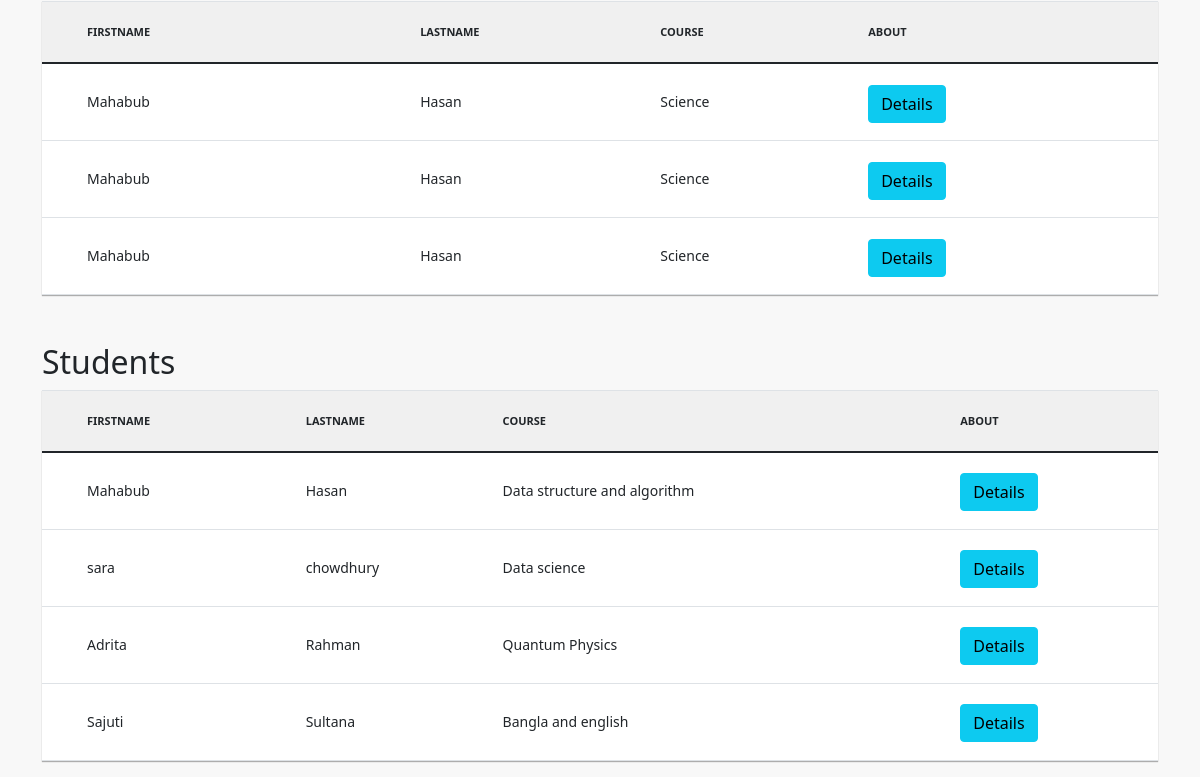
The app's page /view_users/ (lower part), older data.
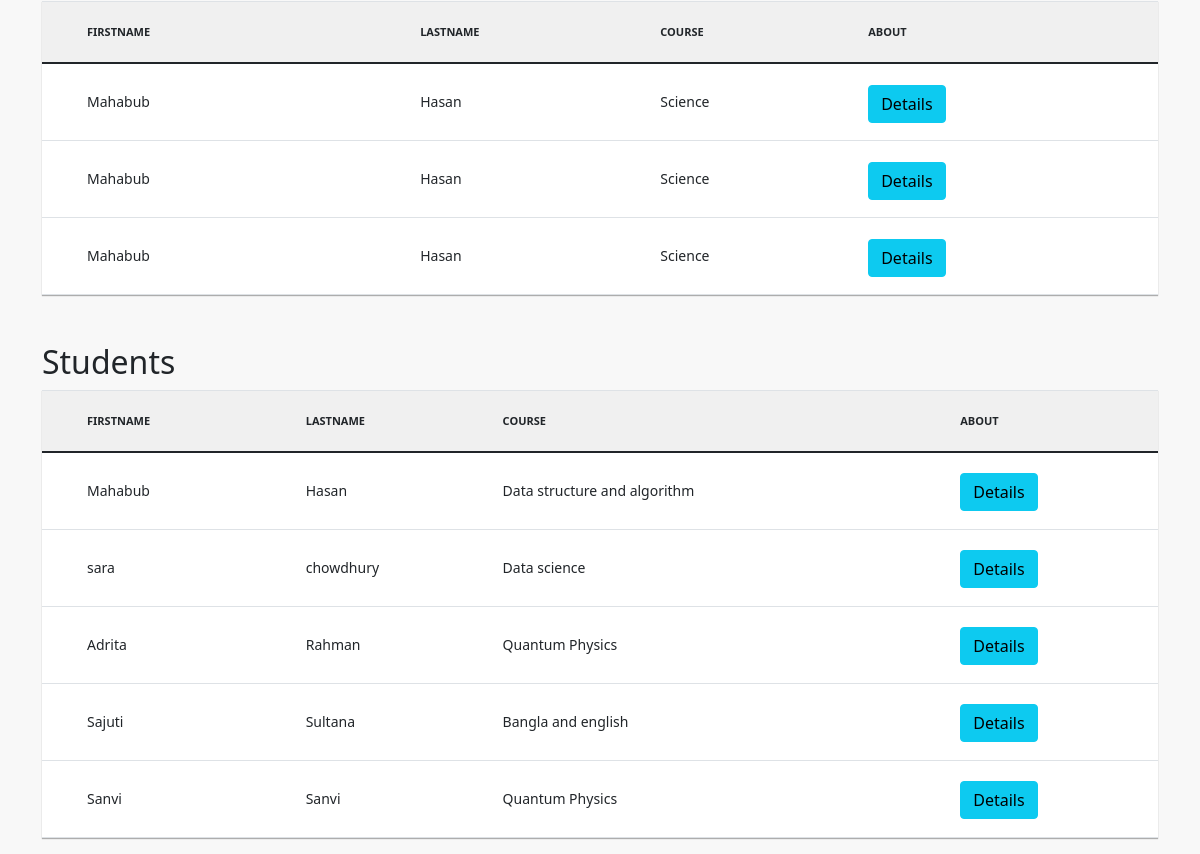
The same page, newer data.
### app/models.py (models this page shows, shortened)
class StaffRegisterForm(models.Model):
    subject_choice = (("Bangla", "Bangla"), ("English", "English"),
                      ("Math", "Math"), ("ICT", "ICT"), ("Physics", "Physics"), ("Chemistry", "Chemistry"), ("Higher Math", "Higher Math"), ('Accounting', 'Accounting'), ('Finance & Banking', 'Finance & Banking'), ('General Science', 'General Science'), ('Bussiness Studies', 'Bussiness Studies'), ('Economics', 'Economics'), ('History', 'History'), ('Ethics', 'Ethics'), ('Others', 'Others'),)
    course_choice = (("Science", "Science"), ("Commerce", "Commerce"),
                     ("Arts", "Arts"), ('Others', 'Others'),)
    blood_group = (('A+', 'A+'), ('A-', 'A-'), ('B+', 'B+'), ('B-', 'B-'), ('AB+',
                   'AB+'), ('AB-', 'AB-'), ('O+', 'O+'), ('O-', 'O-'), ('Others', 'Others'),)
    religion_group = (('Islam', 'Islam'), ('Christan', 'Chirstan'),
                      ('Hindu', 'Hindu'), ('Buddho', 'Buddho'), ('Others', 'Others'),)
    first_name = models.CharField(max_length=100)
    last_name = models.CharField(max_length=100)
    father_name = models.CharField(max_length=100)
    mother_name = models.CharField(max_length=100)
    subject_choice = models.CharField(
        max_length=100, choices=subject_choice, default='Chemistry')
    date_of_birth = models.DateTimeField(max_length=10)
    gender = models.CharField(max_length=20, choices=(
        ("male", "male"), ("female", "female")), default='male')
    course = models.CharField(
        max_length=100, choices=course_choice, default='Science')
    section = models.CharField(max_length=100, choices=(
        ("Morning", "Morning"), ("Afternoon", "Afternoon"), ("Evening", "Evening")), default='Morning')
    phone_number = models.IntegerField()
    blood_group = models.CharField(
        max_length=10, choices=blood_group, default='A+')
    religion = models.CharField(
        max_length=50, choices=religion_group, default='Islam')
    """ profile_img = models.ImageField(upload_to='assets/images') """

class StudentRegisterForm(models.Model):
    father_choice = (("Teacher", "Teacher"), ("Professor", "Professor"),
                     ("Businessman", "Businessman"), ("Sciencist", "Sciencist"), ("Farmer", "Farmer"), ("NGO", "NGO"), ("Banker", "Banker"), ('Others', 'Others'),)
    mother_choice = (("Teacher", "Teacher"), ("Professor", "Professor"),
                     ("Businessman", "Businessman"), ("Sciencist", "Sciencist"), ("Housewife", "Housewife"), ("NGO", "NGO"), ("Banker", "Banker"), ('Others', 'Others'),)
    blood_group = (('A+', 'A+'), ('A-', 'A-'), ('B+', 'B+'), ('B-', 'B-'), ('AB+',
                   'AB+'), ('AB-', 'AB-'), ('O+', 'O+'), ('O-', 'O-'), ('Others', 'Others'),)
    religion_group = (('Islam', 'Islam'), ('Christan', 'Chirstan'),
                      ('Hindu', 'Hindu'), ('Buddho', 'Buddho'), ('Others', 'Others'),)
    first_name = models.CharField(max_length=100)
    last_name = models.CharField(max_length=100)
    father_name = models.CharField(max_length=100)
    mother_name = models.CharField(max_length=100)
    father_occupation = models.CharField(max_length=100, choices=father_choice)
    mother_occupation = models.CharField(max_length=100, choices=mother_choice)
    date_of_birth = models.DateTimeField(max_length=10)
    gender = models.CharField(max_length=20, choices=(
        ("male", "male"), ("female", "female")))
    course = models.CharField(max_length=100)
    section = models.CharField(max_length=100)
    phone_number = models.IntegerField()
    blood_group = models.CharField(max_length=10, choices=blood_group)
    religion = models.CharField(
        max_length=50, choices=religion_group, default='Islam')
    """ profile_img = models.ImageField(upload_to='assets/images') """

### app/views.py (the view)
# urls.py: path('view_users/', views.ViewUSers, name='view_users'),
def ViewUSers(request):
    users = StaffRegisterForm.objects.all()
    students = StudentRegisterForm.objects.all()
    return render(request, 'viewusers.html', {'users': users, 'students': students})

### app/templates/viewusers.html (shortened to what this page needs)
{% extends 'base.html' %} {% load static %}{% block css %}
<link rel="stylesheet" href="{% static 'css/studentmanager.css' %}" />
{% endblock css %} {% block content %} {% include 'navbardashboard.html' %}
<div class="container ">
  <table class="table">
    <thead>
      <tr>
        <th>Firstname</th>
        <th>Lastname</th>
        <th>Course</th>
        <th>About</th>
      </tr>
    </thead>
    <tbody>
      {% if users %} {% for st in users %}
      <tr>
        <td data-label="first-name">{{st.first_name}}</td>
        <td data-label="last-name">{{st.last_name}}</td>
        <td data-label="email">{{st.course}}</td>
        <td data-label="email">
          <button type="button" class="btn btn-info">Details</button>
        </td>
      </tr>
      {% endfor %} {% endif %}
    </tbody>
  </table>
</div>
<div class="container mt-5">
  <h2>Students</h2>
  <table class="table">
    <thead>
      <tr>
        <th>Firstname</th>
        <th>Lastname</th>
        <th>Course</th>
        <th>About</th>
      </tr>
    </thead>
    <tbody>
      {% if students %} {% for st in students %}
      <tr>
        <td data-label="first-name">{{st.first_name}}</td>
        <td data-label="last-name">{{st.last_name}}</td>
        <td data-label="email">{{st.course}}</td>
        <td data-label="email">
          <button type="button" class="btn btn-info">Details</button>
        </td>
      </tr>
      {% endfor %} {% endif %}
    </tbody>
  </table>
</div>
{% endblock content %}

Row changes from the older to the newer data that the page shows:
added StudentRegisterForm: first_name "Sanvi", last_name "Sanvi", course "Quantum Physics"
